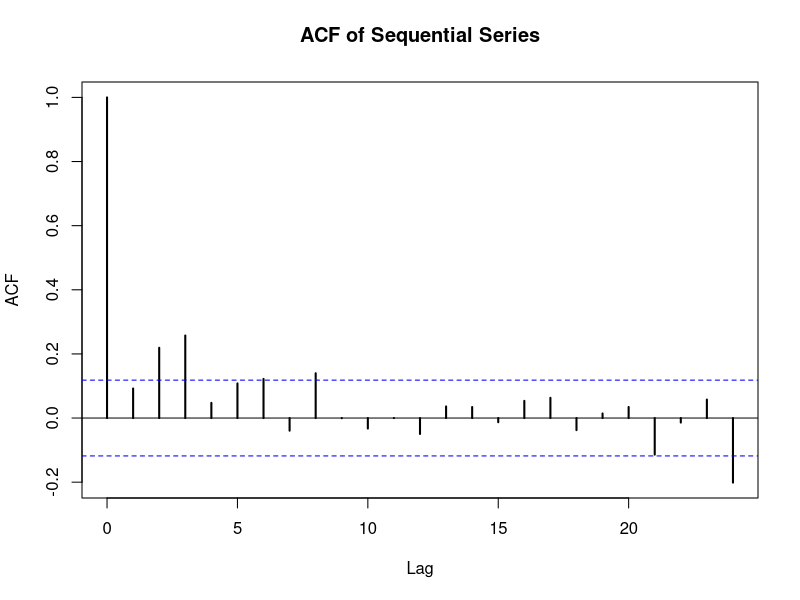
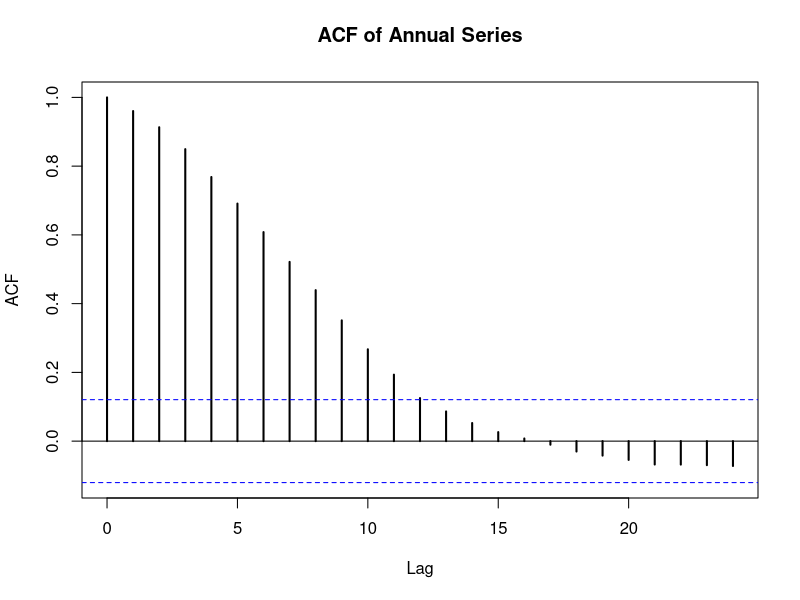
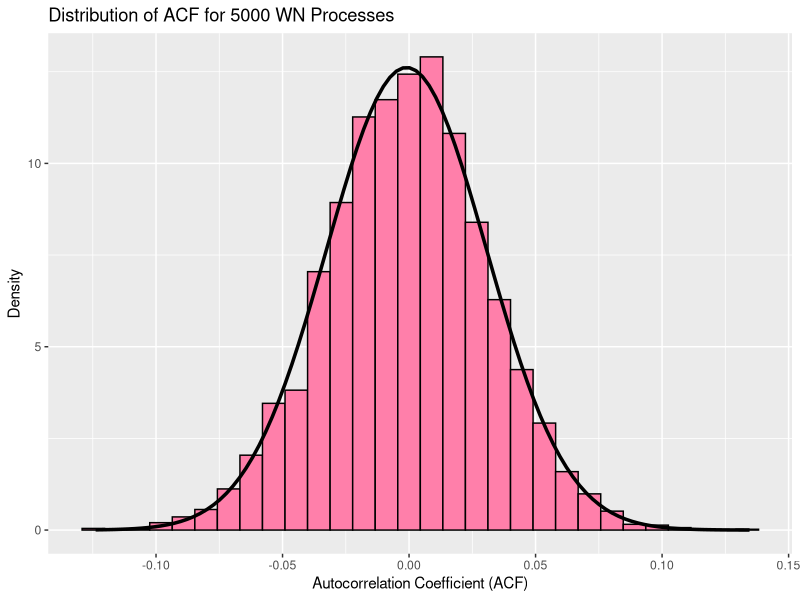

These charts were generated, in order, by the following R code:
library(readr)
library(dplyr)
library(ggplot2)
library(lubridate)

# Question 1

co2_mm_gl <- read_csv("./data/co2_mm_gl.csv", col_names = TRUE)

co2_chart <- ggplot(
    data = co2_mm_gl,
    aes(x = year, y = average)
) +
    geom_line(
        linewidth = 1.2,
        color = "#0F5499"
) +
    labs(
        x = "Year",
        y = "CO2 Concentration (ppm)",
        title = "Surface CO2 Concentration Since 1979"
)

co2_train <- co2_mm_gl

# Question 2

canada_gdp <- read_csv("./data/canadaGDP.csv", col_names = TRUE) %>%
    rename(Date = `...1`) %>%
    mutate(Date = ymd(Date))

gdp_chart <- ggplot(
    data = canada_gdp,
    aes(x = Date, y = GDP)
) +
    geom_line(
        linewidth = 1.2,
        color = "#0F5499"
) +
    labs(
        x = "Date",
        y = "GDP",
        title = "Canadian GDP Since 1997"
) +
    scale_x_date(
        date_breaks = "3 years"
)

sequential <- tibble(
    Date = canada_gdp$Date[2:276],
    Growth = diff(log(canada_gdp$GDP), lag = 1)
)

annual <- tibble(
    Date = canada_gdp$Date[13:276],
    Growth = diff(log(canada_gdp$GDP), lag = 12)
)

sequential_chart <- ggplot(
    data = sequential,
    aes(x = Date, y = Growth)
) +
    geom_line(
        linewidth = 1.2,
        color = "#990F3D"
) +
    labs(
        x = "Date",
        y = "GDP Growth Rate",
        title = "Canadian GDP Growth Rate (Monthly)"
)

annual_chart <- ggplot(
    data = annual,
    aes(x = Date, y = Growth)
) +
    geom_line(
        linewidth = 1.2,
        color = "#990F3D"
) +
    labs(
        x = "Date",
        y = "GDP Growth Rate",
        title = "Canadian GDP Growth Rate (Annual)"
)

acf_sequential <- acf(
    x = ts(sequential$Growth),
    main = "ACF of Sequential Series",
    lwd = 2.0)

acf_annual <- acf(
    x = ts(annual$Growth),
    main = "ACF of Annual Series",
    lwd = 2.0)

# Question 3

#' @param sd Standard deviation of the white noise process
#' @param n Number of observations in the white noise process
#' @param lag The lag to calculate the autocorrelation coefficient for
#' @param max_iter The number of iterations to run the simulation for


acf_simulation <- function(n = 1000, sd = 1, lag = 1, max_iter) {
    stopifnot(is.numeric(max_iter))

    # Pre-allocate space
    acf <- double(max_iter)

    # Run simulation
    set.seed(123)
    for (i in 1:max_iter) {
        z_t <- rnorm(n = n, mean = 0, sd = sd)
        acf[i] <- acf(z_t, plot = FALSE)$acf[lag + 1]
    }
    results <- tibble(iteration = 1:max_iter, acf)
    return(results)
}

simul <- acf_simulation(n = 1000, sd = 1, lag = 1, max_iter = 5000)

simul_chart <- ggplot(
    data = simul,
    aes(x = acf)
) +
    geom_histogram(
        aes(y = ..density..),
        color = "#000000",
        fill = "#FF7FAA"
) +
    stat_function(
        fun = dnorm,
        args = list(
            mean = -0.001, sd = sqrt(0.001)),
        linewidth = 1.2,
        color = "#000000"
) +
    labs(
        x = "Autocorrelation Coefficient (ACF)",
        y = "Density",
        title = "Distribution of ACF for 5000 WN Processes"
)

simul_chart